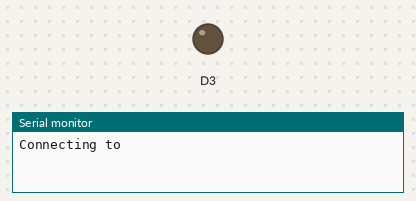
A sketch run on a simulated ESP8266 (NodeMCU). Parts: output pins drawn as LEDs (lit = HIGH), the last lines printed to the serial monitor. WiFi joins after 1.5 s; servers stay silent unless stated; the Firebase database answers and starts empty. At 6.7 s the program puts the board to deep sleep or switches it off; the recording ends there.

Above: at 0.1 s.
At 1.7 s:
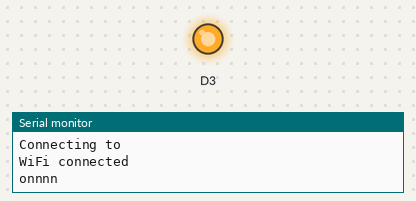
Timing chart, 0 to 6.7 s (numbered marks = the images above):
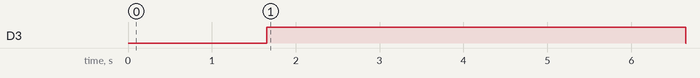

The sketch:

testin.ino
```cpp
#include <ESP8266WiFi.h>
#include <FirebaseArduino.h>

#define FIREBASE_HOST "klen-d13b9.firebaseio.com"

const char* ssid     = "Shivatejan4g";
const char* password = "@shivatejan1";

void setup() {
  Serial.begin(115200);
  pinMode(D3, OUTPUT);
  Serial.println("Connecting to ");
  //WiFi.mode(WIFI_STA);
  WiFi.begin(ssid, password);
  while (WiFi.status() != WL_CONNECTED) {
   delay(250);
  }
  Serial.println("WiFi connected");
  Firebase.begin(FIREBASE_HOST);
}
void loop() {
  String x= Firebase.getString("KlenData/app");
  while(!Firebase.success());
  Serial.println(x);
  digitalWrite(D3,HIGH);
  Serial.println("onnnn");
  delay(5000);
  digitalWrite(D3,LOW);
  ESP.deepSleep(8000000);
}
```

Measured:
- by itself, D3: LOW → HIGH at 1.7 s, → LOW 5.0 s later
